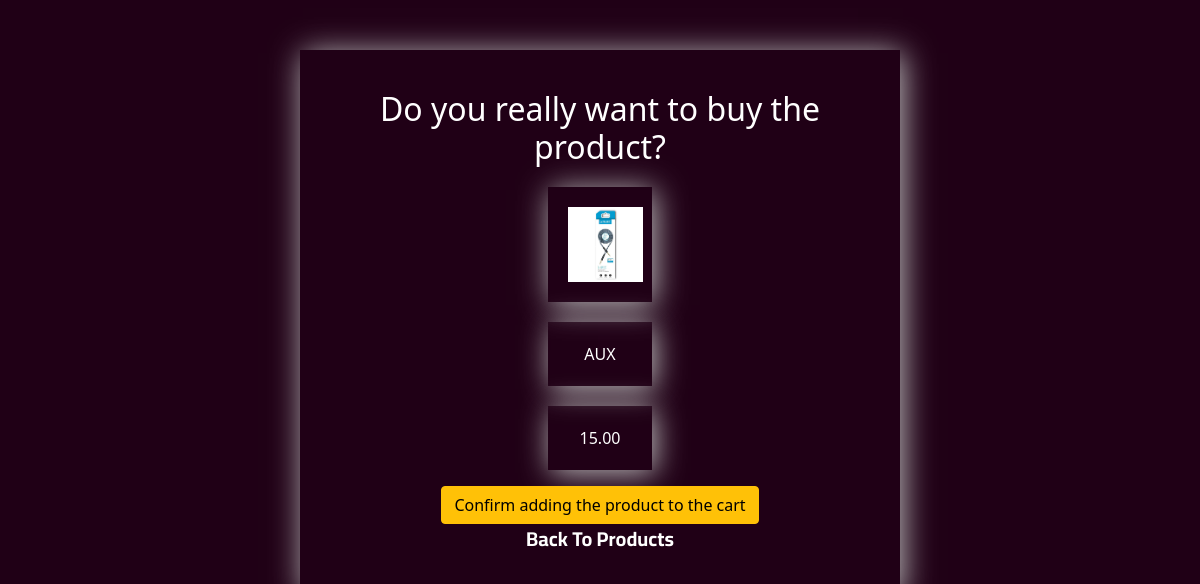
Screenshot of /val.php?id=3&category=accessories (signed in) with the database file from the repository.
### tables this page shows
CREATE TABLE `accessories` (
  `id` int(11) NOT NULL,
  `name` varchar(255) NOT NULL,
  `des` text NOT NULL,
  `price` decimal(10,2) NOT NULL,
  `image` varchar(255) NOT NULL,
  `created_at` timestamp NOT NULL DEFAULT current_timestamp()
);

### val.php (the view, shortened to what this page needs)
<?php
include('config.php');
$ID = $_GET['id'];
$category = $_GET['category'];
switch ($category) {
    case 'accessories':
        $up = mysqli_query($con, "SELECT * FROM accessories WHERE id=$ID");
        break;
}
$data = mysqli_fetch_array($up);
?>
<!DOCTYPE html>
<html lang="en">
<head>
    <link href="https://cdn.jsdelivr.net/npm/bootstrap@5.1.3/dist/css/bootstrap.min.css" rel="stylesheet">
</head>
<body>
    <center>
        <div class="main">
             <form action="val.php" method="post">
                 <h2>Do you really want to buy the product?</h2>
                 <blockquote><img src="<?php echo $data['image']; ?>" height="75" width="75"></blockquote>
                 <blockquote><?php echo $data['name']; ?></blockquote>
                 <blockquote><?php echo $data['price']; ?></blockquote>
                 <button name="add" type="submit" class='btn btn-warning'>Confirm adding the product to the cart</button>
                 <br>
                 <a href="<?php echo $category; ?>.php">Back To Products</a>
             </form>
        </div>
    </center>
</body>
</html>

### val.php (style rules this page uses)
.main { width: 50%; padding: 40px; box-shadow: 3px 3px 30px silver; margin-top: 50px; color: white; }
body { background-color:#200016; }
blockquote { color: white; width: 20%; padding: 20px; box-shadow: 3px 3px 30px silver; margin-top: 20px; }
a { text-decoration: none; font-size: 20px; color: white; font-family: "Cairo", sans-serif; font-weight: bold; }

### rows the page displays
accessories: image (picture), name "AUX", price "15.00"
